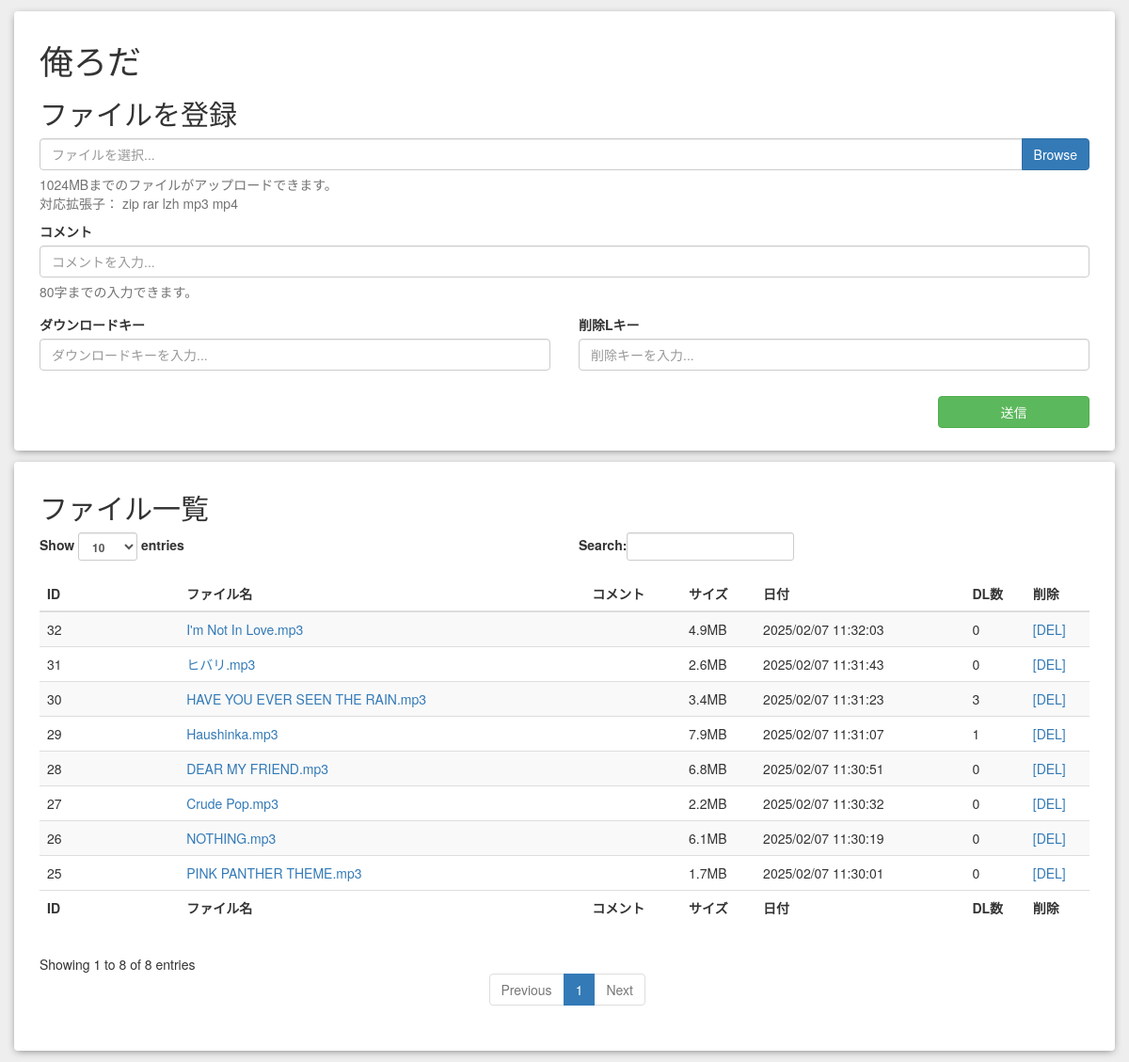
The page / on the database its author committed.
### tables this page shows
CREATE TABLE uploaded(
  id INTEGER PRIMARY KEY AUTOINCREMENT,
  origin_file_name text,
  comment text,
  size INTEGER,
  count INTEGER,
  input_date INTEGER,
  dl_key text,
  del_key text
  );

### app/models/index.php (called while the page is built, shortened)
<?php
class index {
  function index() {
    try{
      $db = new PDO('sqlite:'.$db_directory.'/uploader.db');
    }catch (Exception $e){
      $error = '500 - データベースの接続に失敗しました。';
      include('./app/views/header.php');
      include('./app/views/error.php');
      include('./app/views/footer.php');
      exit;
    }
    $db->setAttribute(PDO::ATTR_DEFAULT_FETCH_MODE, PDO::FETCH_ASSOC);
    $stmt = $db->prepare("SELECT * FROM uploaded");
    $stmt->execute();
    $r = $stmt->fetchAll();
    return array('data' => $r);
  }
}

### app/views/index.php (the view, shortened to what this page needs)
<div class="container">
  <div class="row bg-white radius box-shadow">
    <div class="col-sm-12">
      <p class="h1">俺ろだ</p>
      <p class="h2">ファイルを登録</p>
      <form id="upload">
        <div class="input-group">
          <input type="text" id="fileInput" class="form-control" name="file" placeholder="ファイルを選択...">
          <span class="input-group-btn"><button type="button" class="btn btn-primary" onclick="$('input[id=defile]').click();">Browse</button></span>
        </div>
        <p class="help-block"><?php echo $max_file_size; ?>MBまでのファイルがアップロードできます。<br>対応拡張子： <?php
          foreach($extension as $s){
            echo $s.' ';
          }
         ?></p>
        <div class="form-group">
          <label for="commentInput">コメント</label>
          <input type="text" class="form-control" id="commentInput" name="comment" placeholder="コメントを入力...">
          <p class="help-block"><?php echo $max_comment; ?>字までの入力できます。</p>
        </div>
        <div class="row">
          <div class="col-sm-6">
            <div class="form-group">
              <label for="dlkeyInput">ダウンロードキー</label>
              <input type="text" class="form-control" id="dleyInput" name="dlkey" placeholder="ダウンロードキーを入力...">
            </div>
          </div>
          <div class="col-sm-6">
            <div class="form-group">
              <label for="delkeyInput">削除Lキー</label>
              <input type="text" class="form-control" id="deleyInput" name="delkey" placeholder="削除キーを入力...">
            </div>
          </div>
        </div>
        <div class="row">
          <div class="col-sm-offset-10 col-sm-2">
            <button type="button" class="btn btn-success btn-block" onclick="file_upload()">送信</button>
          </div>
        </div>
      </form>
    </div>
  </div>
  <div class="row bg-white radius box-shadow">
    <div class="col-sm-12">
      <p class="h2">ファイル一覧</p>
      <table id="fileList" class="table table-striped" cellspacing="0" width="100%">
        <thead>
          <tr>
            <th>ID</th>
            <th>ファイル名</th>
            <th>コメント</th>
            <th>サイズ</th>
            <th>日付</th>
            <th>DL数</th>
            <th>削除</th>
          </tr>
        </thead>
        <tbody>
        <?php
          foreach($data as $s){
            echo '<tr>';
            echo '<td>'.$s['id'].'</td>';
            echo '<td><a href="javascript:void(0);" onclick="dl_button('.$s['id'].');">'.$s['origin_file_name'].'</a></td>';
            echo '<td>'.$s['comment'].'</td>';
            echo '<td>'.round($s['size'] / (1024*1024), 1 ).'MB</td>';
            echo '<td>'.date("Y/m/d H:i:s", $s['input_date']).'</td>';
            echo '<td>'.$s['count'].'</td>';
            echo '<td><a href="javascript:void(0);" onclick="del_button('.$s['id'].');">[DEL]</a></td>';
            echo '</tr>';
          }
        ?>
        </tbody>
        <tfoot>
          <tr>
            <th>ID</th>
            <th>ファイル名</th>
            <th>コメント</th>
            <th>サイズ</th>
            <th>日付</th>
            <th>DL数</th>
            <th>削除</th>
          </tr>
        </tfoot>
      </table>
    </div>
  </div>
</div>

### app/views/header.php (shortened to what this page needs)
<!DOCTYPE html>
<html lang="ja">
  <head>
    <link rel="stylesheet" href="https://maxcdn.bootstrapcdn.com/bootstrap/3.3.7/css/bootstrap.min.css">
    <link rel="stylesheet" href="https://cdn.datatables.net/1.10.15/css/dataTables.bootstrap.min.css">
    <link rel="stylesheet" href="./asset/css/common.css">
  </head>
  <body class="bg-fade">

### index.php (shortened to what this page needs)
<?php
  if($_GET['page'] !== null){
    $call = $_GET['page'];
  }else{
    $call = 'index';
  }
  if (file_exists('./app/models/'.$call.'.php')) {
    $class = new $call();
  }
  include('./app/views/header.php');
  if (file_exists('./app/views/'.$call.'.php')) {
    include('./app/views/'.$call.'.php');
  } else {
    $error = '404 - ページが見つかりません。';
    include('./app/views/error.php');
  }
  include('./app/views/footer.php');

### app/views/footer.php (shortened to what this page needs)
  </body>
</html>

### asset/css/common.css (style rules this page uses)
.bg-fade { background-color: #EEE; }
.bg-white { background-color: #FFF; }
.radius { padding: 12px; border-radius: 4px; -moz-border-radius: 4px; -webkit-border-radius: 4px; -ms-border-radius: 4px; }
.box-shadow { box-shadow:0px 2px 8px -2px #777; -moz-box-shadow:0px 2px 8px -2px #777; -webkit-box-shadow:0px 2px 8px -2px #777; -ms-box-shadow:0px 2px 8px -2px #777; }
.container { padding-top: 12px; }
.row { margin-bottom: 12px; }

### rows shown on the page
uploaded: id "25", origin_file_name "PINK PANTHER THEME.mp3", $s['size']/(1024*1024) "1.7", input_date "2025/02/07 11:30:01", count "0"
uploaded: id "26", origin_file_name "NOTHING.mp3", $s['size']/(1024*1024) "6.1", input_date "2025/02/07 11:30:19", count "0"
uploaded: id "27", origin_file_name "Crude Pop.mp3", $s['size']/(1024*1024) "2.2", input_date "2025/02/07 11:30:32", count "0"
uploaded: id "28", origin_file_name "DEAR MY FRIEND.mp3", $s['size']/(1024*1024) "6.8", input_date "2025/02/07 11:30:51", count "0"
uploaded: id "29", origin_file_name "Haushinka.mp3", $s['size']/(1024*1024) "7.9", input_date "2025/02/07 11:31:07", count "1"
uploaded: id "30", origin_file_name "HAVE YOU EVER SEEN THE RAIN.mp3", $s['size']/(1024*1024) "3.4", input_date "2025/02/07 11:31:23", count "3"
uploaded: id "31", origin_file_name "ヒバリ.mp3", $s['size']/(1024*1024) "2.6", input_date "2025/02/07 11:31:43", count "0"
uploaded: id "32", origin_file_name "I'm Not In Love.mp3", $s['size']/(1024*1024) "4.9", input_date "2025/02/07 11:32:03", count "0"

### other values the page prints
$max_file_size "1024"
$s "zip"
$s "rar"
$s "lzh"
$s "mp3"
$s "mp4"
$max_comment "80"
